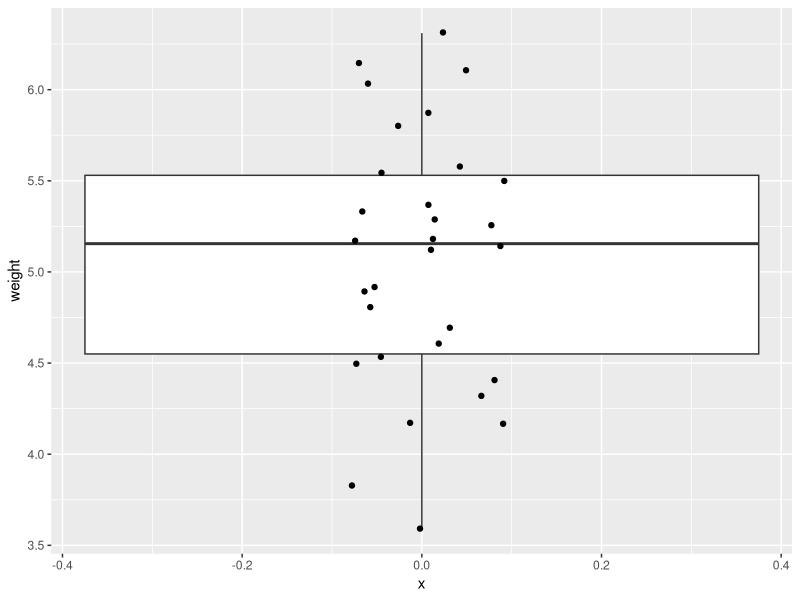
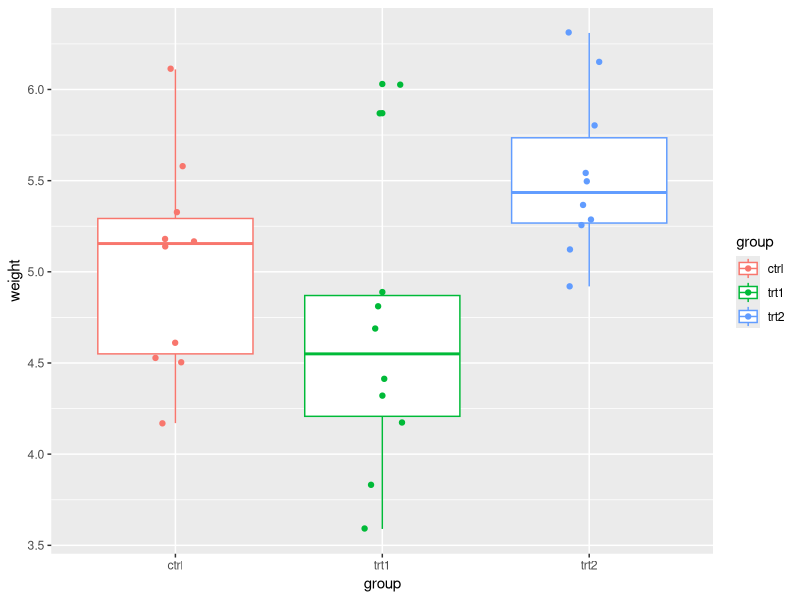
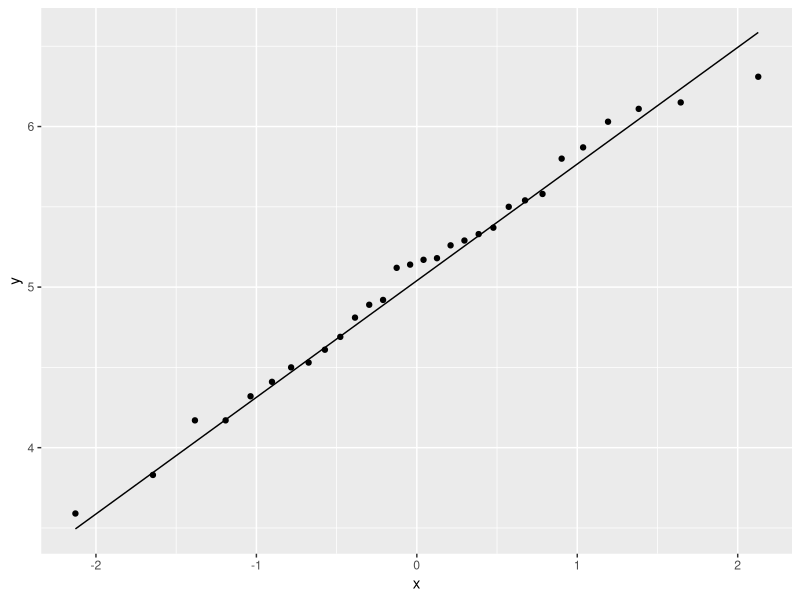
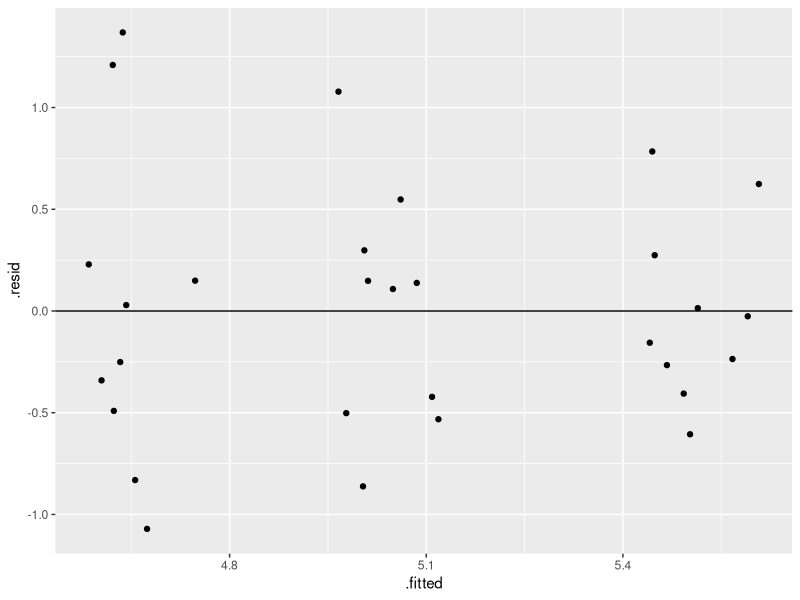
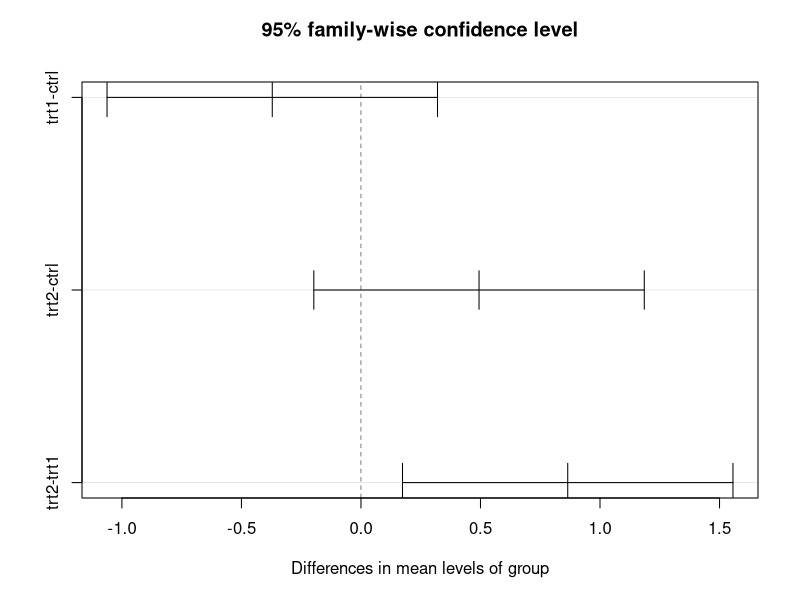

The R source for these figures, in order:
## ---- chunk 1
knitr::opts_chunk$set(echo = TRUE)
library(tidyverse)
data("PlantGrowth")
## ---- chunk 2
names(PlantGrowth)
dim(PlantGrowth)
head(PlantGrowth)
summary(PlantGrowth)
## ---- chunk 3
distinct(PlantGrowth, group)
## ---- chunk 4
ggplot(PlantGrowth,
       aes(x = 0,
           y = weight)) +
  geom_boxplot()+
  geom_point(
    position = position_jitter(width = 0.1)) 
## ---- chunk 5
ggplot(PlantGrowth,
       aes(x = group,
           y = weight,
           color = group)) +
  geom_boxplot()+
  geom_point(
    position = position_jitter(width = 0.1)) 
## ---- chunk 6
ggplot(PlantGrowth,
       aes(sample = weight)) +
  stat_qq()+
  stat_qq_line()
## ---- chunk 7
plant_lm <- lm(weight ~ group, data = PlantGrowth)
ggplot(plant_lm,
       aes(x = .fitted, y = .resid)) +
    geom_point(
      position = position_jitter(
        width = 0.1,
        height = 0)) +
    geom_hline(yintercept = 0)
## ---- chunk 8
anova(plant_lm)
## ---- chunk 9
summary(plant_lm)
## ---- chunk 10
# print out all the coefficient estimates
coef(plant_lm)

# mean estimate for trt1, manual
5.032 - 0.371
# or by using the coefficient estimates:
as.numeric(coef(plant_lm)[1] + coef(plant_lm)[2])

# mean estimate for trt2, manual
5.032 + 0.494

# or by using the coefficient estimates:
as.numeric(coef(plant_lm)[1] + coef(plant_lm)[3])
## ---- chunk 11
confint(plant_lm)
## ---- chunk 12
# ANOVA of our lm model
plant_aov <- aov(plant_lm)

# Tukey's test on the plant_aov object
plant_tukey <- TukeyHSD(plant_aov)
# print out results
plant_tukey
## ---- chunk 13
plot(plant_tukey)
